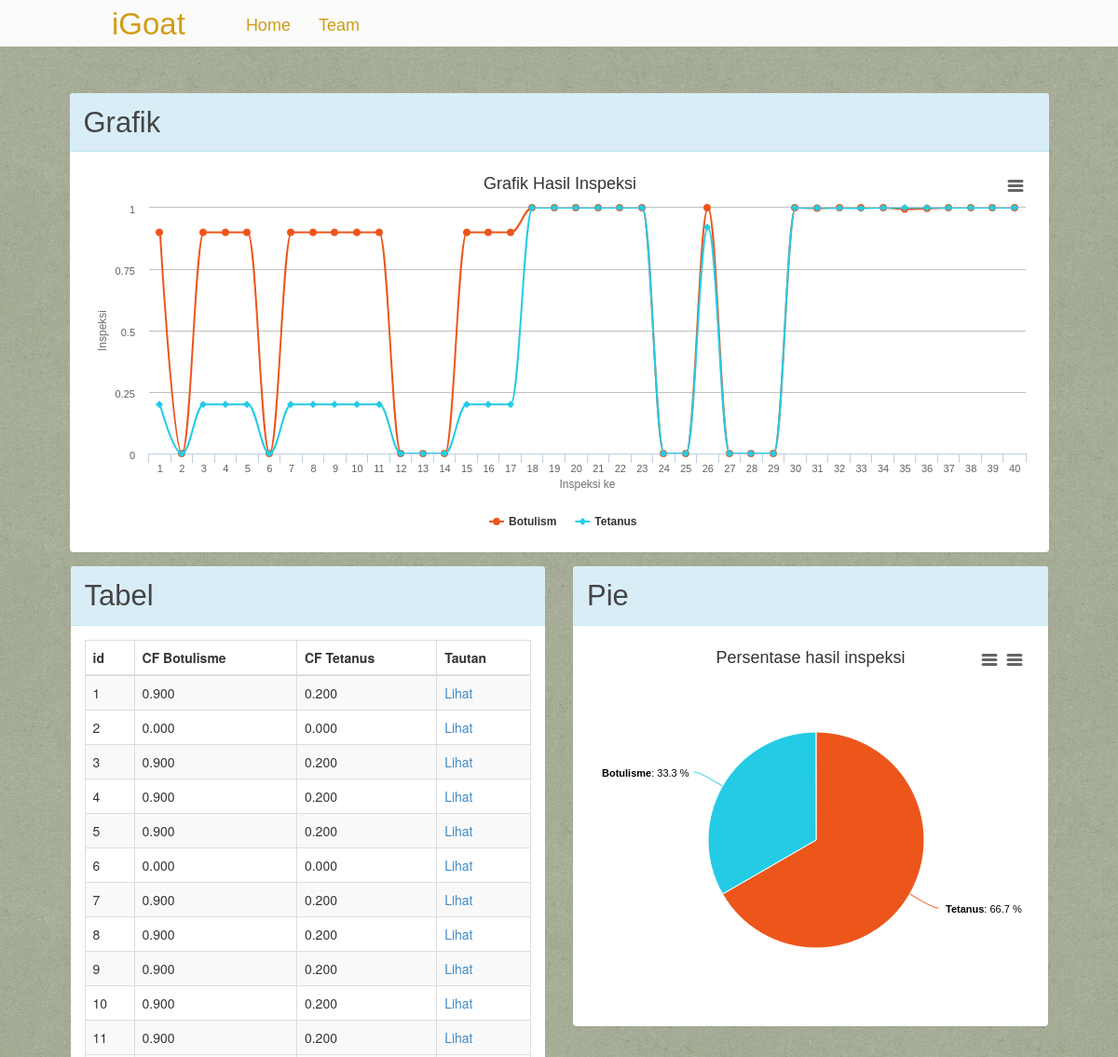
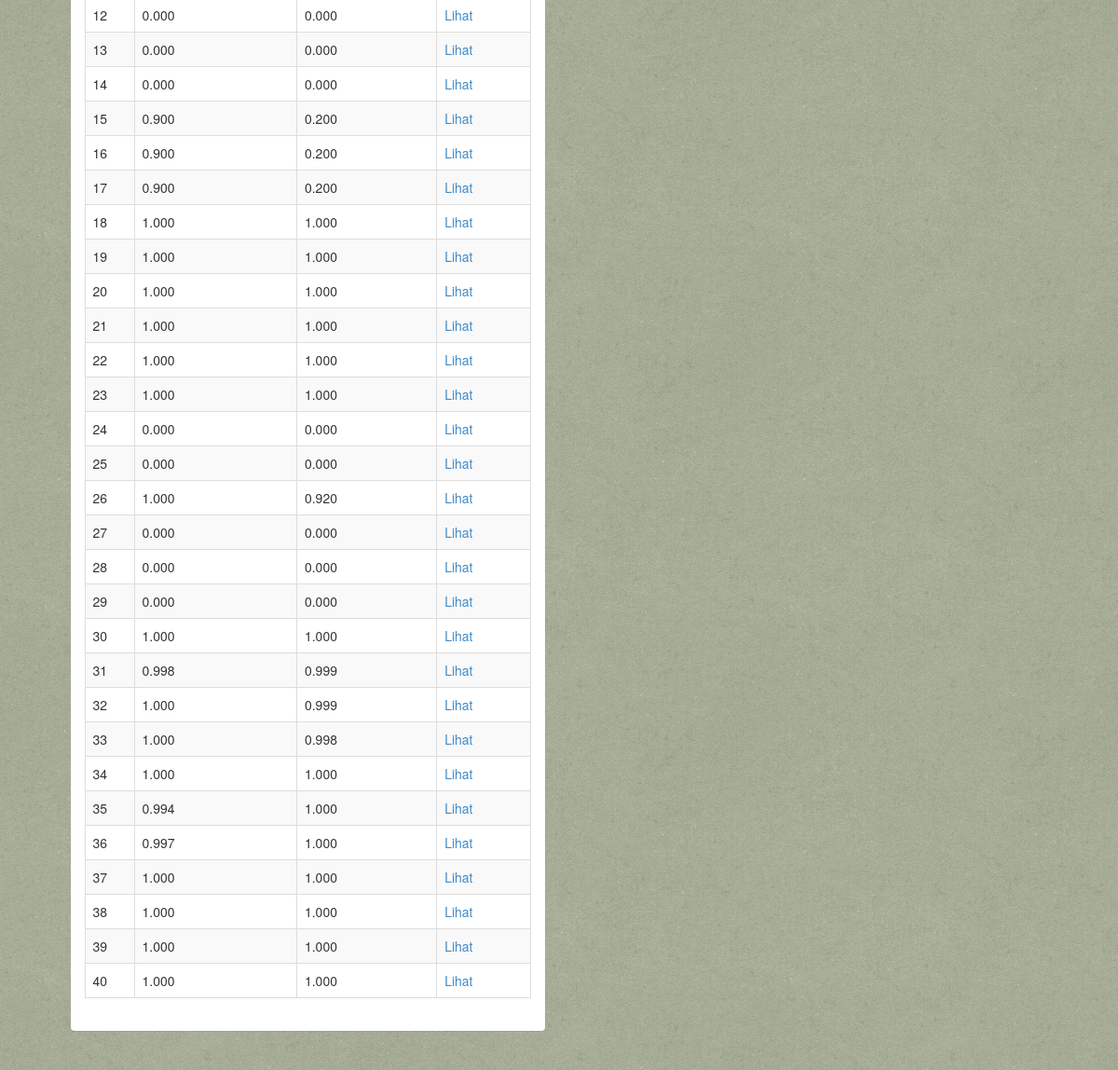
The app's page /pelaporan.php with its own data (2 pictures, top to bottom).
### tables this page shows
CREATE TABLE `inspeksi3` (
  `id` int(11) NOT NULL,
  `kembung` int(11) NOT NULL,
  `batuk` int(11) NOT NULL,
  `rahang` int(11) NOT NULL,
  `raisa` int(11) NOT NULL,
  `kelopak` int(11) NOT NULL,
  `botol` double(4,3) NOT NULL,
  `tetanus` double(4,3) NOT NULL
);

### pelaporan.php (the view, shortened to what this page needs)
<?php require_once('Connections/sispak.php'); ?>
<?php
$query_lapor = "SELECT id, botol, tetanus FROM inspeksi3 ORDER BY id ASC";
$lapor = mysql_query($query_lapor, $sispak) or die(mysql_error());
$row_lapor = mysql_fetch_assoc($lapor);
?>
<?php include 'inc/header2.php'; ?>
<div class="row">
  <div class="col-lg-12" style="padding-left: 29px; padding-right: 29px;">
    <div class="panel panel-info">
    <div class="panel-heading">
    <h5 class="panel-title" style="font-size: 31px;">Grafik</h5>
    </div>
    <div class="panel-body">
    <?php include 'grafik.php'; ?>
    </div>
    </div>
  </div>
</div>
<div class="row">
  <div class="col-lg-12">
    <div class="col-lg-6">
    <div class="panel panel-info" style="height: 100%;">
    <div class="panel-heading">
    <h5 class="panel-title" style="font-size: 31px;">Tabel</h5>
    </div>
    <div class="panel-body">
      <table width="100%"  class="table table-bordered table-striped table-hover" >
        <thead>
          <td><strong>id</strong></td>
          <td><strong>CF Botulisme</strong></td>
          <td><strong>CF Tetanus</strong></td>
          <td><strong>Tautan</strong></td>
        </thead>
        <?php do { ?>
          <tr>
            <td><?php echo $row_lapor['id']; ?></td>
            <td><?php echo $row_lapor['botol']; ?></td>
            <td><?php echo $row_lapor['tetanus']; ?></td>
             <td><a href="hasil.php?id=<?php echo $row_lapor['id']; ?>">Lihat</a></td>
          </tr>
          <?php } while ($row_lapor = mysql_fetch_assoc($lapor)); ?>
      </table>
    </div>
    </div>
    </div>
    <div class="col-lg-6">
    <div class="panel panel-info" style="height: 100%;">
    <div class="panel-heading">
    <h5 class="panel-title" style="font-size: 31px;">Pie</h5>
    </div>
    <div class="panel-body">
    <?php include 'pie.php' ?>
    </div>
    </div>
    </div>
  </div>
</div>

### inc/header2.php (shortened to what this page needs)
<!DOCTYPE HTML>
<html>
<head>
	<link href="./scripts/bootstrap/css/bootstrap.min.css" rel="stylesheet">
	<link href="./scripts/font-awesome/css/font-awesome.min.css" rel="stylesheet">
	<link href="./assets/stylesheet.css" rel="stylesheet" type="text/css"/>
	<link href="./assets/style.css" rel="stylesheet" type="text/css"/>
	<link href="./scripts/prettyphoto/css/prettyPhoto.css" rel="stylesheet" type="text/css" />
	<link href="SpryAssets/SpryValidationTextField.css" rel="stylesheet" type="text/css">
	<link href="SpryAssets/SpryValidationConfirm.css" rel="stylesheet" type="text/css">
</head>
<body>
<header class="navbar navbar-fixed-top" role="banner">
	<div class="container">
		<div class="navbar-header">
			<a class="navbar-brand sitename" href="./index.php">iGoat</a>
		</div>
		<nav class="sitenav collapse navbar-collapse bs-navbar-collapse" role="navigation">
			<ul class="nav navbar-nav">
				<li><a href="./index.php">Home</a></li>
				<li><a href="./the-team.php">Team</a></li>
			</ul>
		</nav>
	</div>
</header>
<div class="container" style="max-width: 1109px;">

### grafik.php (shortened to what this page needs)
<div id="container"></div>

### pie.php (shortened to what this page needs)
<div id="container1"></div>

### assets/stylesheet.css (style rules this page uses)
body { padding-top:50px; background-image: url('green_cup.png'); background-color: #CD853F; background-repeat: repeat; background-size: ; background-position: ; }
.navbar-fixed-top { position:fixed; top:0px;left:0;right:0; z-index: 999; }
.container { position: relative; margin-top: 50px; margin-bottom: 50px; max-width: 960px; margin-left: ; margin-right: ; }
h1, h2, h3, h4, h5, h6 { font-family: Source Sans Pro, sans-serif; line-height:1.3; color:#444444; -webkit-margin-before: 2px !important; }
a.sitename { font-family: Julius Sans One, sans-serif; font-size: 33px; color:#d19c17; text-decoration:none; white-space: nowrap; }
nav.sitenav ul li a { font-family: Source Sans Pro, sans-serif; font-size: 18px; color:#d19c17; }
.navbar { background-color: #fff; background-color: rgba(255, 255, 255, 0.95); -webkit-box-shadow: 0 1px 10px rgba(0, 0, 0, 0.03); -moz-box-shadow: 0 1px 10px rgba(0, 0, 0, 0.03); box-shadow: 0 1px 10px rgba(0, 0, 0, 0.03); }
.navbar-nav>li>a { padding-top: 17px; padding-bottom: 13px; }
.navbar.navbar-fixed-top .container { margin-top:0;margin-bottom:0 }
@media screen and (min-width: 768px) { .navbar-brand { padding-left: 0; margin-left: 0; margin-right: 35px; } }
.navbar-fixed-top { border:none; }
.navbar-brand { padding-top: 16px; padding-bottom: 14px; }
.panel { margin-bottom:15px; padding: 0; border:none; }
.panel-body { padding: 15px; }

### records on screen
inspeksi3: id "1", botol "0.900", tetanus "0.200"
inspeksi3: id "2", botol "0.000", tetanus "0.000"
inspeksi3: id "3", botol "0.900", tetanus "0.200"
inspeksi3: id "4", botol "0.900", tetanus "0.200"
inspeksi3: id "5", botol "0.900", tetanus "0.200"
inspeksi3: id "6", botol "0.000", tetanus "0.000"
inspeksi3: id "7", botol "0.900", tetanus "0.200"
inspeksi3: id "8", botol "0.900", tetanus "0.200"
inspeksi3: id "9", botol "0.900", tetanus "0.200"
inspeksi3: id "10", botol "0.900", tetanus "0.200"
inspeksi3: id "11", botol "0.900", tetanus "0.200"
inspeksi3: id "12", botol "0.000", tetanus "0.000"
inspeksi3: id "13", botol "0.000", tetanus "0.000"
inspeksi3: id "14", botol "0.000", tetanus "0.000"
inspeksi3: id "15", botol "0.900", tetanus "0.200"
inspeksi3: id "16", botol "0.900", tetanus "0.200"
inspeksi3: id "17", botol "0.900", tetanus "0.200"
inspeksi3: id "18", botol "1.000", tetanus "1.000"
inspeksi3: id "19", botol "1.000", tetanus "1.000"
inspeksi3: id "20", botol "1.000", tetanus "1.000"
inspeksi3: id "21", botol "1.000", tetanus "1.000"
inspeksi3: id "22", botol "1.000", tetanus "1.000"
inspeksi3: id "23", botol "1.000", tetanus "1.000"
inspeksi3: id "24", botol "0.000", tetanus "0.000"
inspeksi3: id "25", botol "0.000", tetanus "0.000"
inspeksi3: id "26", botol "1.000", tetanus "0.920"
inspeksi3: id "27", botol "0.000", tetanus "0.000"
inspeksi3: id "28", botol "0.000", tetanus "0.000"
inspeksi3: id "29", botol "0.000", tetanus "0.000"
inspeksi3: id "30", botol "1.000", tetanus "1.000"
inspeksi3: id "31", botol "0.998", tetanus "0.999"
inspeksi3: id "32", botol "1.000", tetanus "0.999"
inspeksi3: id "33", botol "1.000", tetanus "0.998"
inspeksi3: id "34", botol "1.000", tetanus "1.000"
inspeksi3: id "35", botol "0.994", tetanus "1.000"
inspeksi3: id "36", botol "0.997", tetanus "1.000"
inspeksi3: id "37", botol "1.000", tetanus "1.000"
inspeksi3: id "38", botol "1.000", tetanus "1.000"
inspeksi3: id "39", botol "1.000", tetanus "1.000"
inspeksi3: id "40", botol "1.000", tetanus "1.000"
